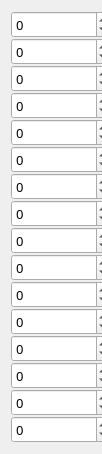
   <widget class="QWidget" name="layoutWidget">
    <property name="geometry">
     <rect>
      <x>701</x>
      <y>71</y>
      <width>102</width>
      <height>272</height>
     </rect>
    </property>
    <property name="minimumSize">
     <size>
      <width>100</width>
      <height>0</height>
     </size>
    </property>
    <property name="maximumSize">
     <size>
      <width>105</width>
      <height>272</height>
     </size>
    </property>
    <property name="font">
     <font>
      <family>aakar</family>
     </font>
    </property>
    <layout class="QVBoxLayout" name="verticalLayout">
     <property name="spacing">
      <number>0</number>
     </property>
     <item>
      <widget class="QSpinBox" name="robomaster1_snake_motor_position_control_1">
       <property name="sizePolicy">
        <sizepolicy hsizetype="Preferred" vsizetype="Preferred">
         <horstretch>0</horstretch>
         <verstretch>0</verstretch>
        </sizepolicy>
       </property>
       <property name="minimumSize">
        <size>
         <width>100</width>
         <height>0</height>
        </size>
       </property>
       <property name="maximumSize">
        <size>
         <width>105</width>
         <height>272</height>
        </size>
       </property>
       <property name="font">
        <font>
         <family>aakar</family>
         <pointsize>10</pointsize>
        </font>
       </property>
       <property name="styleSheet">
        <string notr="true"/>
       </property>
       <property name="minimum">
        <number>-999999999</number>
       </property>
       <property name="maximum">
        <number>999999999</number>
       </property>
      </widget>
     </item>
     <item>
      <widget class="QSpinBox" name="robomaster1_snake_motor_position_control_2">
       <property name="sizePolicy">
        <sizepolicy hsizetype="Preferred" vsizetype="Preferred">
         <horstretch>0</horstretch>
         <verstretch>0</verstretch>
        </sizepolicy>
       </property>
       <property name="minimumSize">
        <size>
         <width>100</width>
         <height>0</height>
        </size>
       </property>
       <property name="maximumSize">
        <size>
         <width>105</width>
         <height>272</height>
        </size>
       </property>
       <property name="font">
        <font>
         <family>aakar</family>
         <pointsize>10</pointsize>
        </font>
       </property>
       <property name="styleSheet">
        <string notr="true"/>
       </property>
       <property name="minimum">
        <number>-999999999</number>
       </property>
       <property name="maximum">
        <number>999999999</number>
       </property>
      </widget>
     </item>
     <item>
      <widget class="QSpinBox" name="robomaster1_snake_motor_position_control_3">
       <property name="sizePolicy">
        <sizepolicy hsizetype="Preferred" vsizetype="Preferred">
         <horstretch>0</horstretch>
         <verstretch>0</verstretch>
        </sizepolicy>
       </property>
       <property name="minimumSize">
        <size>
         <width>100</width>
         <height>0</height>
        </size>
       </property>
       <property name="maximumSize">
        <size>
         <width>105</width>
         <height>272</height>
        </size>
       </property>
       <property name="font">
        <font>
         <family>aakar</family>
         <pointsize>10</pointsize>
        </font>
       </property>
       <property name="styleSheet">
        <string notr="true"/>
       </property>
       <property name="minimum">
        <number>-999999999</number>
       </property>
       <property name="maximum">
        <number>999999999</number>
       </property>
      </widget>
     </item>
     <item>
      <widget class="QSpinBox" name="robomaster1_snake_motor_position_control_4">
       <property name="sizePolicy">
        <sizepolicy hsizetype="Preferred" vsizetype="Preferred">
         <horstretch>0</horstretch>
         <verstretch>0</verstretch>
        </sizepolicy>
       </property>
       <property name="minimumSize">
        <size>
         <width>100</width>
         <height>0</height>
        </size>
       </property>
       <property name="maximumSize">
        <size>
         <width>105</width>
         <height>272</height>
        </size>
       </property>
       <property name="font">
        <font>
         <family>aakar</family>
         <pointsize>10</pointsize>
        </font>
       </property>
       <property name="styleSheet">
        <string notr="true"/>
       </property>
       <property name="minimum">
        <number>-999999999</number>
       </property>
       <property name="maximum">
        <number>999999999</number>
       </property>
      </widget>
     </item>
     <item>
      <widget class="QSpinBox" name="robomaster1_snake_motor_position_control_5">
       <property name="sizePolicy">
        <sizepolicy hsizetype="Preferred" vsizetype="Preferred">
         <horstretch>0</horstretch>
         <verstretch>0</verstretch>
        </sizepolicy>
       </property>
       <property name="minimumSize">
        <size>
         <width>100</width>
         <height>0</height>
        </size>
       </property>
       <property name="maximumSize">
        <size>
         <width>105</width>
         <height>272</height>
        </size>
       </property>
       <property name="font">
        <font>
         <family>aakar</family>
         <pointsize>10</pointsize>
        </font>
       </property>
       <property name="styleSheet">
        <string notr="true"/>
       </property>
       <property name="minimum">
        <number>-999999999</number>
       </property>
       <property name="maximum">
        <number>999999999</number>
       </property>
      </widget>
     </item>
     <item>
      <widget class="QSpinBox" name="robomaster1_snake_motor_position_control_6">
       <property name="sizePolicy">
        <sizepolicy hsizetype="Preferred" vsizetype="Preferred">
         <horstretch>0</horstretch>
         <verstretch>0</verstretch>
        </sizepolicy>
       </property>
       <property name="minimumSize">
        <size>
         <width>100</width>
         <height>0</height>
        </size>
       </property>
       <property name="maximumSize">
        <size>
         <width>105</width>
         <height>272</height>
        </size>
       </property>
       <property name="font">
        <font>
         <family>aakar</family>
         <pointsize>10</pointsize>
        </font>
       </property>
       <property name="styleSheet">
        <string notr="true"/>
       </property>
       <property name="minimum">
        <number>-999999999</number>
       </property>
       <property name="maximum">
        <number>999999999</number>
       </property>
      </widget>
     </item>
     <item>
      <widget class="QSpinBox" name="robomaster1_snake_motor_position_control_7">
       <property name="sizePolicy">
        <sizepolicy hsizetype="Preferred" vsizetype="Preferred">
         <horstretch>0</horstretch>
         <verstretch>0</verstretch>
        </sizepolicy>
       </property>
       <property name="minimumSize">
        <size>
         <width>100</width>
         <height>0</height>
        </size>
       </property>
       <property name="maximumSize">
        <size>
         <width>105</width>
         <height>272</height>
        </size>
       </property>
       <property name="font">
        <font>
         <family>aakar</family>
         <pointsize>10</pointsize>
        </font>
       </property>
       <property name="styleSheet">
        <string notr="true"/>
       </property>
       <property name="minimum">
        <number>-999999999</number>
       </property>
       <property name="maximum">
        <number>999999999</number>
       </property>
      </widget>
     </item>
     <item>
      <widget class="QSpinBox" name="robomaster1_snake_motor_position_control_8">
       <property name="sizePolicy">
        <sizepolicy hsizetype="Preferred" vsizetype="Preferred">
         <horstretch>0</horstretch>
         <verstretch>0</verstretch>
        </sizepolicy>
       </property>
       <property name="minimumSize">
        <size>
         <width>100</width>
         <height>0</height>
        </size>
       </property>
       <property name="maximumSize">
        <size>
         <width>105</width>
         <height>272</height>
        </size>
       </property>
       <property name="font">
        <font>
         <family>aakar</family>
         <pointsize>10</pointsize>
        </font>
       </property>
       <property name="styleSheet">
        <string notr="true"/>
       </property>
       <property name="minimum">
        <number>-999999999</number>
       </property>
       <property name="maximum">
        <number>999999999</number>
       </property>
      </widget>
     </item>
     <item>
      <widget class="QSpinBox" name="robomaster1_snake_motor_position_control_9">
       <property name="sizePolicy">
        <sizepolicy hsizetype="Preferred" vsizetype="Preferred">
         <horstretch>0</horstretch>
         <verstretch>0</verstretch>
        </sizepolicy>
       </property>
       <property name="minimumSize">
        <size>
         <width>100</width>
         <height>0</height>
        </size>
       </property>
       <property name="maximumSize">
        <size>
         <width>105</width>
         <height>272</height>
        </size>
       </property>
       <property name="font">
        <font>
         <family>aakar</family>
         <pointsize>10</pointsize>
        </font>
       </property>
       <property name="styleSheet">
        <string notr="true"/>
       </property>
       <property name="minimum">
        <number>-999999999</number>
       </property>
       <property name="maximum">
        <number>999999999</number>
       </property>
      </widget>
     </item>
     <item>
      <widget class="QSpinBox" name="robomaster1_snake_motor_position_control_10">
       <property name="sizePolicy">
        <sizepolicy hsizetype="Preferred" vsizetype="Preferred">
         <horstretch>0</horstretch>
         <verstretch>0</verstretch>
        </sizepolicy>
       </property>
       <property name="minimumSize">
        <size>
         <width>100</width>
         <height>0</height>
        </size>
       </property>
       <property name="maximumSize">
        <size>
         <width>105</width>
         <height>272</height>
        </size>
       </property>
       <property name="font">
        <font>
         <family>aakar</family>
         <pointsize>10</pointsize>
        </font>
       </property>
       <property name="styleSheet">
        <string notr="true"/>
       </property>
       <property name="minimum">
        <number>-999999999</number>
       </property>
       <property name="maximum">
        <number>999999999</number>
       </property>
      </widget>
     </item>
     <item>
      <widget class="QSpinBox" name="robomaster1_snake_motor_position_control_11">
       <property name="sizePolicy">
        <sizepolicy hsizetype="Preferred" vsizetype="Preferred">
         <horstretch>0</horstretch>
         <verstretch>0</verstretch>
        </sizepolicy>
       </property>
       <property name="minimumSize">
        <size>
         <width>100</width>
         <height>0</height>
        </size>
       </property>
       <property name="maximumSize">
        <size>
         <width>105</width>
         <height>272</height>
        </size>
       </property>
       <property name="font">
        <font>
         <family>aakar</family>
         <pointsize>10</pointsize>
        </font>
       </property>
       <property name="styleSheet">
        <string notr="true"/>
       </property>
       <property name="minimum">
        <number>-999999999</number>
       </property>
       <property name="maximum">
        <number>999999999</number>
       </property>
      </widget>
     </item>
     <item>
      <widget class="QSpinBox" name="robomaster1_snake_motor_position_control_12">
       <property name="sizePolicy">
        <sizepolicy hsizetype="Preferred" vsizetype="Preferred">
         <horstretch>0</horstretch>
         <verstretch>0</verstretch>
        </sizepolicy>
       </property>
       <property name="minimumSize">
        <size>
         <width>100</width>
         <height>0</height>
        </size>
       </property>
       <property name="maximumSize">
        <size>
         <width>105</width>
         <height>272</height>
        </size>
       </property>
       <property name="font">
        <font>
         <family>aakar</family>
         <pointsize>10</pointsize>
        </font>
       </property>
       <property name="styleSheet">
        <string notr="true"/>
       </property>
       <property name="minimum">
        <number>-999999999</number>
       </property>
       <property name="maximum">
        <number>999999999</number>
       </property>
      </widget>
     </item>
     <item>
      <widget class="QSpinBox" name="gripper_gm6020_position_1_control">
       <property name="sizePolicy">
        <sizepolicy hsizetype="Preferred" vsizetype="Preferred">
         <horstretch>0</horstretch>
         <verstretch>0</verstretch>
        </sizepolicy>
       </property>
       <property name="minimumSize">
        <size>
         <width>100</width>
         <height>0</height>
        </size>
       </property>
       <property name="maximumSize">
        <size>
         <width>105</width>
         <height>272</height>
        </size>
       </property>
       <property name="font">
        <font>
         <family>aakar</family>
         <pointsize>10</pointsize>
        </font>
       </property>
       <property name="styleSheet">
        <string notr="true"/>
       </property>
       <property name="minimum">
        <number>-999999999</number>
       </property>
       <property name="maximum">
        <number>999999999</number>
       </property>
      </widget>
     </item>
     <item>
      <widget class="QSpinBox" name="gripper_c610_position_1_control">
       <property name="sizePolicy">
        <sizepolicy hsizetype="Preferred" vsizetype="Preferred">
         <horstretch>0</horstretch>
         <verstretch>0</verstretch>
        </sizepolicy>
       </property>
       <property name="minimumSize">
        <size>
         <width>100</width>
         <height>0</height>
        </size>
       </property>
       <property name="maximumSize">
        <size>
         <width>105</width>
         <height>272</height>
        </size>
       </property>
       <property name="font">
        <font>
         <family>aakar</family>
         <pointsize>10</pointsize>
        </font>
       </property>
       <property name="styleSheet">
        <string notr="true"/>
       </property>
       <property name="minimum">
        <number>-999999999</number>
       </property>
       <property name="maximum">
        <number>999999999</number>
       </property>
      </widget>
     </item>
     <item>
      <widget class="QSpinBox" name="gripper_sts3032_position_1_control">
       <property name="sizePolicy">
        <sizepolicy hsizetype="Preferred" vsizetype="Preferred">
         <horstretch>0</horstretch>
         <verstretch>0</verstretch>
        </sizepolicy>
       </property>
       <property name="minimumSize">
        <size>
         <width>100</width>
         <height>0</height>
        </size>
       </property>
       <property name="maximumSize">
        <size>
         <width>105</width>
         <height>272</height>
        </size>
       </property>
       <property name="font">
        <font>
         <family>aakar</family>
         <pointsize>10</pointsize>
        </font>
       </property>
       <property name="styleSheet">
        <string notr="true"/>
       </property>
       <property name="minimum">
        <number>-999999999</number>
       </property>
       <property name="maximum">
        <number>999999999</number>
       </property>
      </widget>
     </item>
     <item>
      <widget class="QSpinBox" name="robomaster1_sensors_reset">
       <property name="sizePolicy">
        <sizepolicy hsizetype="Preferred" vsizetype="Preferred">
         <horstretch>0</horstretch>
         <verstretch>0</verstretch>
        </sizepolicy>
       </property>
       <property name="minimumSize">
        <size>
         <width>100</width>
         <height>0</height>
        </size>
       </property>
       <property name="maximumSize">
        <size>
         <width>105</width>
         <height>272</height>
        </size>
       </property>
       <property name="font">
        <font>
         <family>aakar</family>
         <pointsize>10</pointsize>
        </font>
       </property>
       <property name="styleSheet">
        <string notr="true"/>
       </property>
       <property name="minimum">
        <number>-999999999</number>
       </property>
       <property name="maximum">
        <number>999999999</number>
       </property>
      </widget>
     </item>
    </layout>
   </widget>
